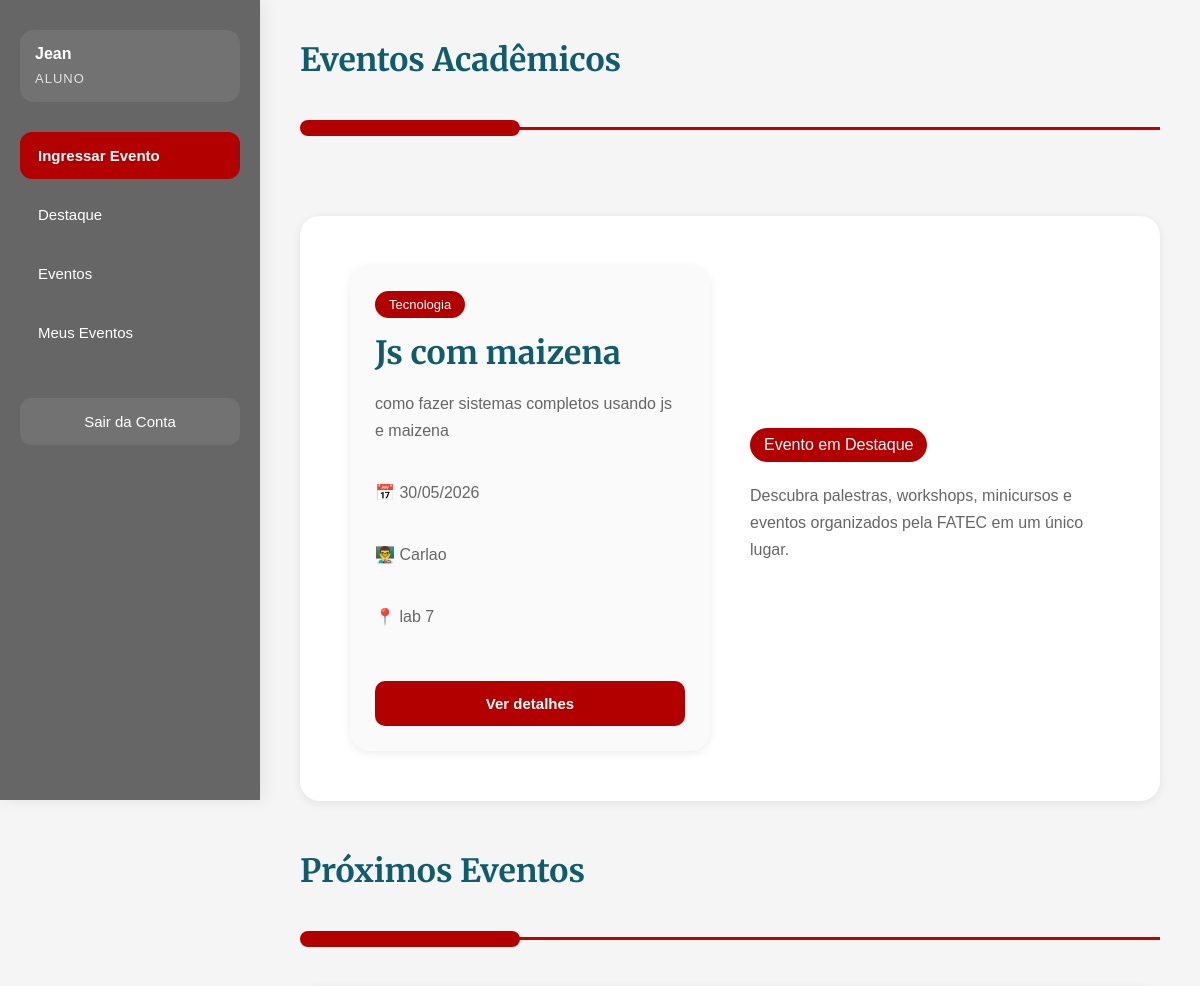
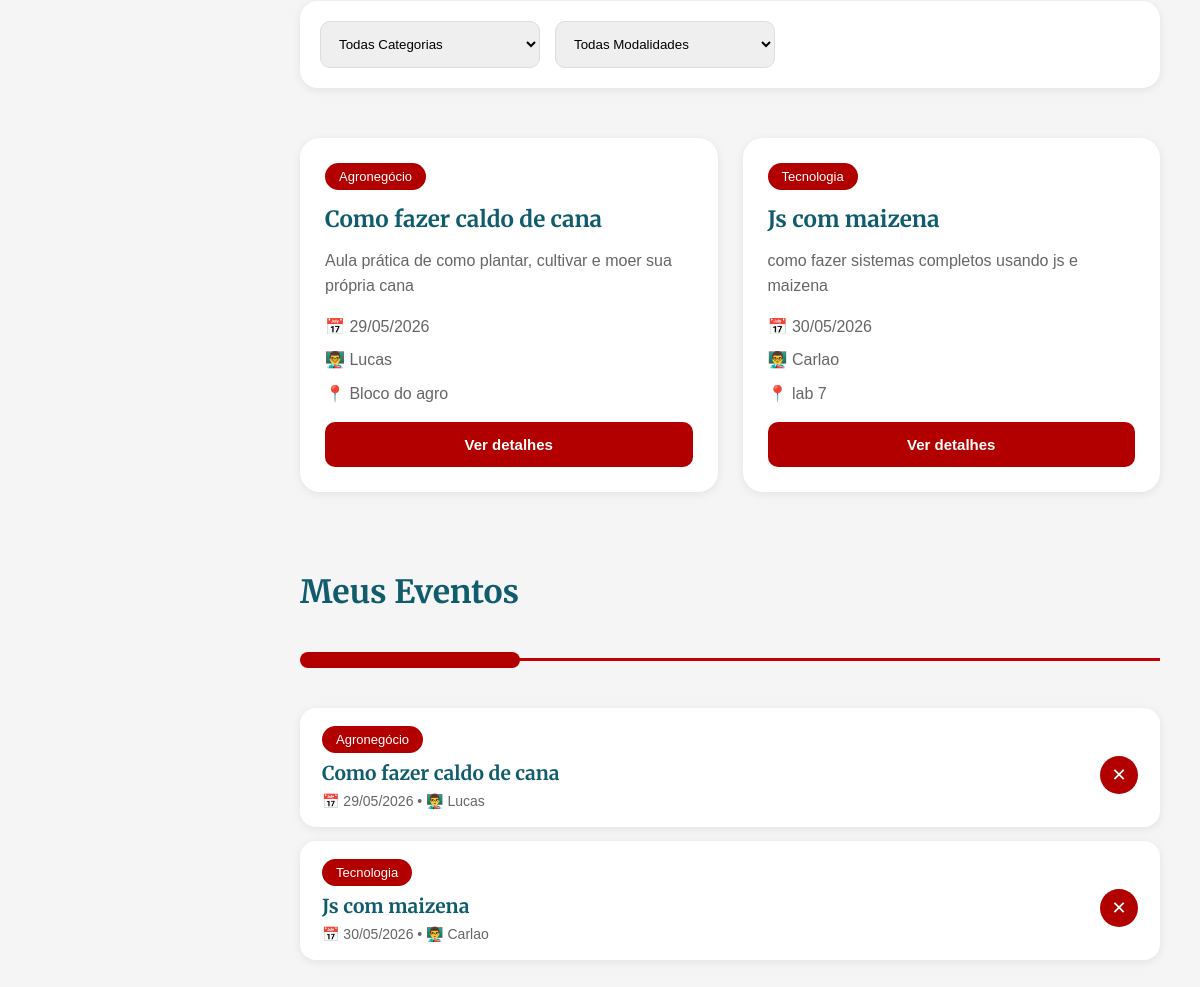
The page /index.php (signed in) on the database its author committed (2 pictures, top to bottom).
### tables this page shows
CREATE TABLE `eventos` (
  `id` int(11) NOT NULL,
  `titulo` varchar(100) DEFAULT NULL,
  `descricao` text DEFAULT NULL,
  `categoria` varchar(100) DEFAULT NULL,
  `apresentador` varchar(100) DEFAULT NULL,
  `local_evento` varchar(100) DEFAULT NULL,
  `data_evento` date DEFAULT NULL,
  `horario` time DEFAULT NULL,
  `imagem` varchar(255) DEFAULT NULL,
  `destaque` tinyint(1) DEFAULT 0
);

### index.php (the view, shortened to what this page needs)
<?php
require_once __DIR__ . "/config/conexao.php";
$tipoUsuario = $_SESSION['tipo'];
$podeGerenciar =
(
    $tipoUsuario == "admin" ||
    $tipoUsuario == "professor"
);
$sql = "SELECT * FROM eventos ORDER BY data_evento ASC";
$result = mysqli_query($conn, $sql);
$sqlDestaque = "SELECT * FROM eventos WHERE destaque = 1 LIMIT 1";
$resultDestaque = mysqli_query($conn, $sqlDestaque);
$destaque = mysqli_fetch_assoc($resultDestaque);
?>
<!DOCTYPE html>
<html lang="pt-br">
<head>
    <link rel="stylesheet" href="assets/css/sistema.css">
</head>
<body>
<div class="dashboard-layout">
  <aside class="sidebar">
    <div class="usuario-logado">
        <p>
            <?= $_SESSION['usuario']; ?>
        </p>
        <span>
            <?= strtoupper($_SESSION['tipo']); ?>
        </span>
    </div>
   <nav class="sidebar-menu">
    <?php if($podeGerenciar) { ?>
        <button type="button" class="sidebar-btn destaque" id="abrirForm">
            + Adicionar Evento
        </button>
    <?php } else { ?>
        <button type="button" class="sidebar-btn destaque" id="abrirIngresso">
            Ingressar Evento
        </button>
    <?php } ?>
    <button type="button" class="sidebar-btn" onclick="scrollTopo()">
        Destaque
    </button>
    <button type="button" class="sidebar-btn" onclick="scrollPara('eventos')">
        Eventos
    </button>
    <?php if($_SESSION['tipo'] == "aluno") { ?>
        <button type="button" class="sidebar-btn" onclick="scrollPara('meusEventos')">
            Meus Eventos
        </button>
    <?php } ?>
    <a href="logout.php" class="sidebar-btn logout-btn">
        Sair da Conta
    </a>
</nav>
</aside>
    <main class="dashboard-content">
        <section class="eventos-section">
            <div class="section-title">
                <h2>
                    Eventos Acadêmicos
                </h2>
                <div class="fatec-divider">
                    <span class="fatec-pill"></span>
                    <div class="fatec-line"></div>
                </div>
            </div>
        </section>
  <section class="hero" id="destaque">
            <div class="hero-content">
                <?php if($destaque) { ?>
                    <div class="hero-card">
                        <span class="hero-card-category">
                            <?= $destaque['categoria']; ?>
                        </span>
                        <h2>
                            <?= $destaque['titulo']; ?>
                        </h2>
                        <div class="hero-card-info">
                            <p>
                                <?= $destaque['descricao']; ?>
                            </p>
                            <p>
                                📅 <?= date('d/m/Y', strtotime($destaque['data_evento'])); ?>
                            </p>
                            <p>
                                👨‍🏫 <?= $destaque['apresentador']; ?>
                            </p>
                            <p>
                                📍 <?= $destaque['local_evento']; ?>
                            </p>
                        </div>
                        <button class="btn-detalhes" onclick="abrirModal(
                            '<?= addslashes($destaque['titulo']); ?>',
                            '<?= addslashes($destaque['categoria']); ?>',
                            '<?= date('d/m/Y', strtotime($destaque['data_evento'])); ?>',
                            '<?= addslashes($destaque['local_evento']); ?>',
                            '<?= addslashes($destaque['apresentador']); ?>',
                            `<?= addslashes($destaque['descricao']); ?>`
                        )">
                            Ver detalhes
                        </button>
                    </div>
                <?php } ?>
                <div class="hero-text">
                    <span class="badge">
                        Evento em Destaque
                    </span>
                    <p>
                        Descubra palestras, workshops, minicursos e eventos
                        organizados pela FATEC em um único lugar.
                    </p>
                </div>
            </div>
        </section>
        <section class="eventos-section" id="eventos">
            <div class="section-title">
                <h2>
                    Próximos Eventos
                </h2>
                <div class="fatec-divider">
                    <span class="fatec-pill"></span>
                    <div class="fatec-line"></div>
                </div>
            </div>
            <section class="filtros">
                <div class="filtros-content">
                    <select id="categoriaFiltro">
                        <option value="todos">
                            Todas Categorias
                        </option>
                    </select>
                    <select>
                        <option>
                            Todas Modalidades
                        </option>
                    </select>
                </div>
            </section>
            <div class="eventos-grid" id="eventosGrid">
                <?php while($evento = mysqli_fetch_assoc($result)) { ?>
                    <div class="card-evento">
                        <div class="card-content">
                            <span class="categoria">
                                <?= $evento['categoria']; ?>
                            </span>
                            <h3>
                                <?= $evento['titulo']; ?>
                            </h3>
                            <p>
                                <?= $evento['descricao']; ?>
                            </p>
                            <div class="evento-info">
                                <p>
                                    📅 <?= date('d/m/Y', strtotime($evento['data_evento'])); ?>
                                </p>
                                <p>
                                    👨‍🏫 <?= $evento['apresentador']; ?>
                                </p>
                                <p>
                                    📍 <?= $evento['local_evento']; ?>
                                </p>
                            </div>
                            <button
                                class="btn-detalhes"
                                onclick="abrirModal(
                                    '<?= addslashes($evento['titulo']); ?>',
                                    '<?= addslashes($evento['categoria']); ?>',
                                    '<?= date('d/m/Y', strtotime($evento['data_evento'])); ?>',
                                    '<?= addslashes($evento['local_evento']); ?>',
                                    '<?= addslashes($evento['apresentador']); ?>',
                                    `<?= addslashes($evento['descricao']); ?>`
                                )"
                            >
                                Ver detalhes
                            </button>
                        </div>
                    </div>
                <?php } ?>
            </div>
        </section>
<?php if($_SESSION['tipo'] == "aluno") { ?>
<section class="eventos-section" id="meusEventos">
    <div class="section-title">
        <h2>
            Meus Eventos
        </h2>
        <div class="fatec-divider">
            <span class="fatec-pill"></span>
            <div class="fatec-line"></div>
        </div>
    </div>
    <div class="meus-eventos-lista">
        <?php
            $rmAluno = $_SESSION['rm'];
            $sqlMeusEventos = "
                SELECT eventos.*
                FROM inscricoes
                INNER JOIN eventos
                ON inscricoes.evento_id = eventos.id
                WHERE inscricoes.usuario_rm = '$rmAluno'
                ORDER BY eventos.data_evento ASC
            ";
            $resultMeusEventos =
                mysqli_query($conn, $sqlMeusEventos);
            if(mysqli_num_rows($resultMeusEventos) > 0){
                while($meuEvento =
                    mysqli_fetch_assoc($resultMeusEventos)){
        ?>
        <div class="meu-evento-item">
            <div class="meu-evento-info">
                <span class="categoria">
                    <?= $meuEvento['categoria']; ?>
                </span>
                <h3>
                    <?= $meuEvento['titulo']; ?>
                </h3>
                <p>
                    📅 <?= date('d/m/Y',
                    strtotime($meuEvento['data_evento'])); ?>
                    •
                    👨‍🏫 <?= $meuEvento['apresentador']; ?>
                </p>
            </div>
            <a
                href="sair_evento.php?evento_id=<?= $meuEvento['id']; ?>"
                class="btn-sair-evento"
                onclick="return confirm('Deseja sair deste evento?')"
            >
                ✕
            </a>
        </div>
        <?php
                }
            } else {
        ?>
        <p>
            Você ainda não ingressou em nenhum evento.
        </p>
        <?php } ?>
    </div>
</section>
<?php } ?>
    </main>
</div>
</body>
</html>

### rows shown on the page
eventos: categoria "Tecnologia", titulo "Js com maizena", descricao "como fazer sistemas completos usando js e maizena", data_evento "30/05/2026", apresentador "Carlao", local_evento "lab 7"
eventos: categoria "Agronegócio", titulo "Como fazer caldo de cana", descricao "Aula prática de como plantar, cultivar e moer sua própria cana", data_evento "29/05/2026", apresentador "Lucas", local_evento "Bloco do agro"

### other values the page prints
$_SESSION['usuario'] "Jean"
$_SESSION['tipo'] "ALUNO"
